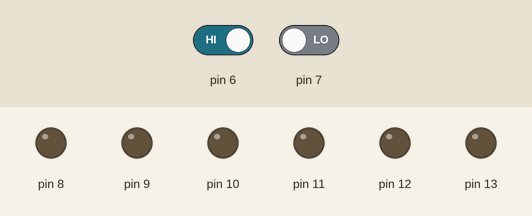
Recording of a sketch running on a simulated Arduino Uno, built with avr-gcc and run on an emulated ATmega328P. Shown: output pins drawn as LEDs (lit = HIGH). The inputs (shaded band) are chosen by the test bench; at power-on: pin 6 HIGH, pin 7 LOW.

Above: at 1.2 s.
1.3 s: pin 6 driven LOW and pin 7 driven HIGH
At 2.6 s:
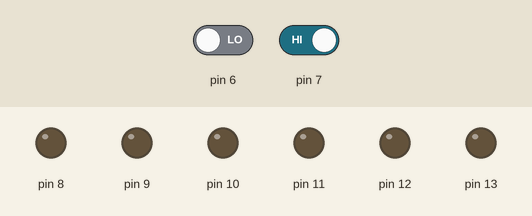
2.9 s: pin 6 driven HIGH and pin 7 driven LOW
At 2.95 s:
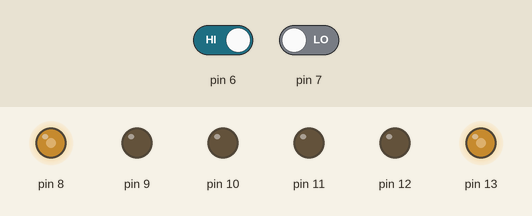
Timing chart, 0 to 5.9 s (numbered marks = the images above; inputs shaded):
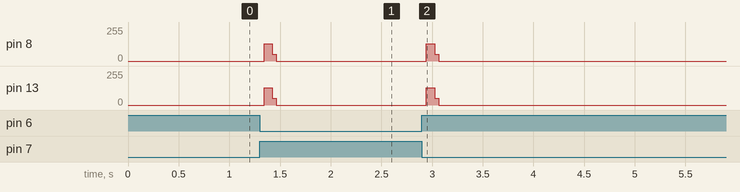

The sketch:

MotorDriver1.ino
```cpp
class Switch
{
  public:
  int state;
  int prevState;
  int pinNum;
//Constructor
  Switch(int pinNum_)
  {
    pinNum = pinNum_;
    pinMode(pinNum, INPUT);
    }
//Functions
  void Update()
  {
    int upSwitch;
    int downSwitch;

    upSwitch = digitalRead(7);
    downSwitch = digitalRead(6);
    prevState = state;
    if(upSwitch == 1 && downSwitch == 0){
      state = 1;
    }
    else if(upSwitch == 0 && downSwitch == 1){
      state = -1;
    }
    else{
      state = 0;
    }
    }
};

class Motor
{
  public:
  int state;

  //Constructor
  Motor()
  {
    //Configure Data direction register and reset PORTB
    DDRB = B111111;
    PORTB = B000000;
    }

  //Step motor forward n steps
  void forward(int n){
   if(state != 1){
    for(int i = 0; i < n; i++){
        PORTB = (PORTB) ^ B100000;
        delayMicroseconds(500);
        PORTB = (PORTB) ^ B000001;
        delayMicroseconds(500);
      }
    state = 1;
   }
  }

  //Step motor backward n steps
  void backward(int n){
    if(state != 0){
      for(int i = 0; i < n; i++){
        PORTB = (PORTB) ^ B000001;
        delayMicroseconds(500);
        PORTB = (PORTB) ^B100000;
        delayMicroseconds(500);
      }
    state = 0;
    }
  }
};

class BrailleCell
{
  public:
  Motor Motors[6];

  };


Switch but1(7);
Motor motor1;

void setup() {
}

void loop() {
  but1.Update();
  if(but1.state == 1 && but1.prevState != 1){
    motor1.forward(100);
  }
  else if(but1.state == -1 && but1.prevState != -1){
    motor1.backward(100);
  }
  else{ /*chill*/ }
}
```

Measured:
- after the input at 1.3 s, pin 8: 0/255 → 129/255 at once, → 0/255 0.08 s later; pin 13: 0/255 → 128/255 at once, → 0/255 0.08 s later
- after the input at 2.9 s, pin 8: 0/255 → 128/255 at once, → 0/255 0.08 s later; pin 13: 0/255 → 129/255 at once, → 0/255 0.08 s later
